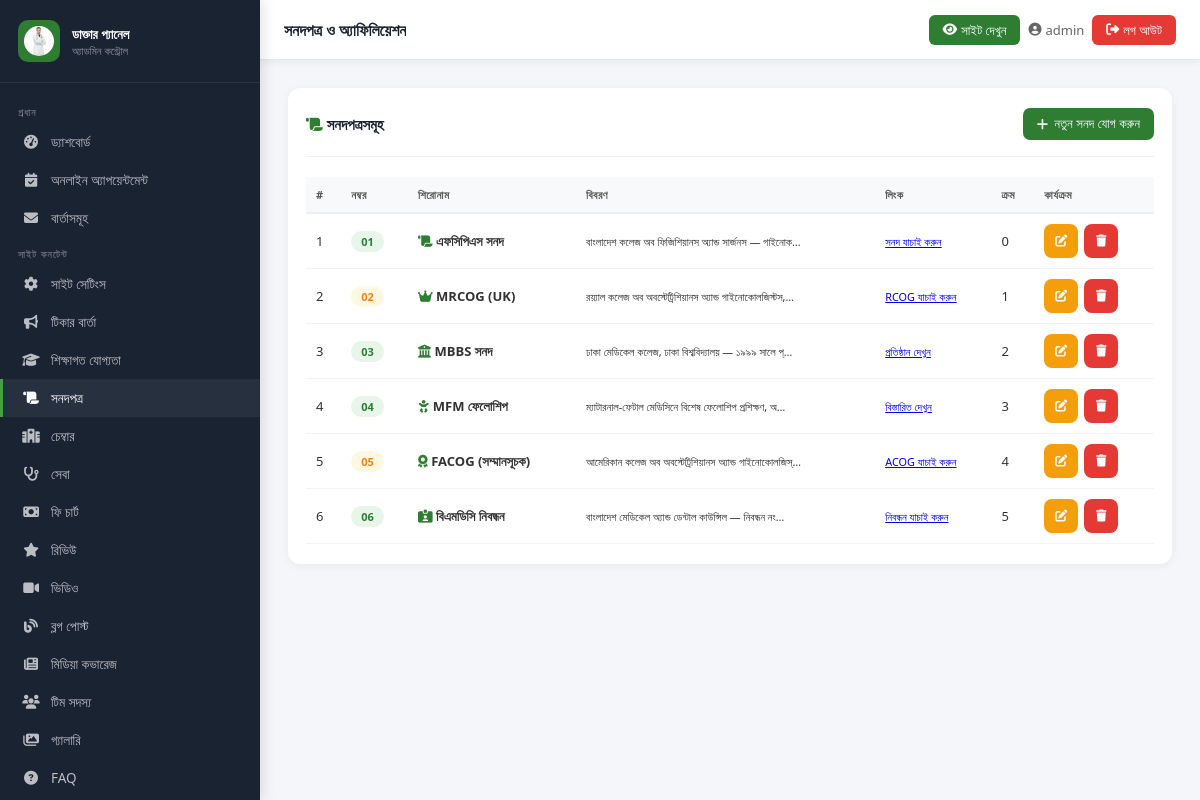
Before: /admin-panel/certificates/ (signed in) with the older database file.
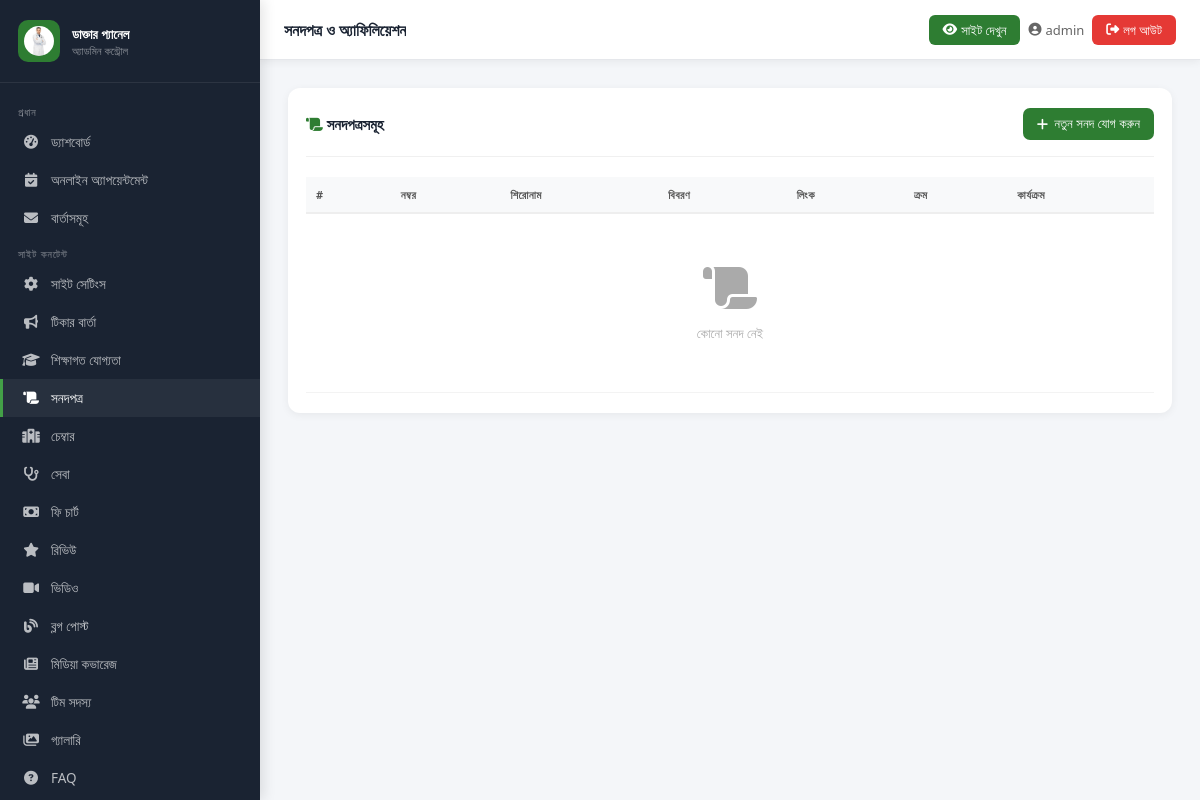
After: the same page with the newer database file.
### core/models.py (models this page shows, shortened)
class Certificate(models.Model):
    number = models.CharField(max_length=10, default='01')
    icon_class = models.CharField(max_length=100, default='fas fa-scroll')
    title = models.CharField(max_length=200)
    description = models.TextField()
    link_text = models.CharField(max_length=100, default='সনদ যাচাই করুন')
    link_url = models.URLField(blank=True)
    is_amber = models.BooleanField(default=False)
    is_active = models.BooleanField(default=True)
    order = models.IntegerField(default=0)
    class Meta:
        ordering = ['order']
        verbose_name = 'সনদপত্র'

### core/admin_views.py (the view, shortened to what this page needs)
# urls.py: path('certificates/', av.manage_certificates, name='admin_certificates'),
@login_required(login_url='/admin-panel/login/')
def manage_certificates(request):
    items = Certificate.objects.all()
    return render(request, 'admin_panel/certificates.html', {'items': items})

### core/context_processors.py (called while the page is built)
def site_settings(request):
    try:
        settings = SiteSettings.objects.first()
        if not settings:
            settings = SiteSettings()
    except Exception:
        settings = SiteSettings()
    return {'site': settings}

### core/models.py (called while the page is built)
    def get_profile_photo(self):
        if self.profile_photo:
            return self.profile_photo.url
        return self.profile_photo_url

### templates/admin_panel/certificates.html (shortened to what this page needs)
{% extends "admin_panel/base_admin.html" %}
{% block page_title %}সনদপত্র ও অ্যাফিলিয়েশন{% endblock %}
{% block nav_certificates %}active{% endblock %}
{% block content %}
<div class="card">
  <div class="card__header">
    <span class="card__title"><i class="fas fa-scroll" style="color:#2e7d32"></i> সনদপত্রসমূহ</span>
    <button class="btn btn-primary" onclick="openModal('addModal')"><i class="fas fa-plus"></i> নতুন সনদ যোগ করুন</button>
  </div>
  <div style="overflow-x:auto">
  <table class="tbl">
    <thead><tr><th>#</th><th>নম্বর</th><th>শিরোনাম</th><th>বিবরণ</th><th>লিংক</th><th>ক্রম</th><th>কার্যক্রম</th></tr></thead>
    <tbody>
      {% for item in items %}
      <tr>
        <td>{{ item.pk }}</td>
        <td><span class="badge {% if item.is_amber %}badge-warning{% else %}badge-success{% endif %}">{{ item.number }}</span></td>
        <td><i class="{{ item.icon_class }}" style="color:#2e7d32"></i> <strong>{{ item.title }}</strong></td>
        <td><small>{{ item.description|truncatechars:50 }}</small></td>
        <td><small><a href="{{ item.link_url }}" target="_blank">{{ item.link_text }}</a></small></td>
        <td>{{ item.order }}</td>
        <td>
          <div class="action-buttons">
            <button class="btn btn-warning btn-sm btn-icon" onclick="openEdit({{ item.pk }},'{{ item.number|escapejs }}','{{ item.icon_class|escapejs }}','{{ item.title|escapejs }}','{{ item.description|escapejs }}','{{ item.link_text|escapejs }}','{{ item.link_url|escapejs }}',{{ item.is_amber|yesno:'true,false' }},{{ item.order }})"><i class="fas fa-edit"></i></button>
            <form method="POST" style="display:inline" onsubmit="return confirm('মুছবেন?')"><button type="submit" class="btn btn-danger btn-sm btn-icon"><i class="fas fa-trash"></i></button></form>
          </div>
        </td>
      </tr>
      {% empty %}<tr><td colspan="7"><div class="empty-state"><i class="fas fa-scroll"></i><p>কোনো সনদ নেই</p></div></td></tr>
      {% endfor %}
    </tbody>
  </table>
  </div>
</div>
{% endblock %}

Changed rows visible on the page:
removed Certificate: pk "1", number "01", title "এফসিপিএস সনদ", description "বাংলাদেশ কলেজ অব ফিজিশিয়ানস অ্যান্ড সার্জনস — গাইনোক…", link_text "সনদ যাচাই করুন", order "0"
removed Certificate: pk "2", number "02", title "MRCOG (UK)", description "রয়্যাল কলেজ অব অবস্টেট্রিশিয়ানস অ্যান্ড গাইনোকোলজিস্টস,…", link_text "RCOG যাচাই করুন", order "1", is_amber True (drawn)
removed Certificate: pk "3", number "03", title "MBBS সনদ", description "ঢাকা মেডিকেল কলেজ, ঢাকা বিশ্ববিদ্যালয় — ১৯৯৯ সালে প্…", link_text "প্রতিষ্ঠান দেখুন", order "2"
removed Certificate: pk "4", number "04", title "MFM ফেলোশিপ", description "ম্যাটারনাল-ফেটাল মেডিসিনে বিশেষ ফেলোশিপ প্রশিক্ষণ, অ…", link_text "বিস্তারিত দেখুন", order "3"
removed Certificate: pk "5", number "05", title "FACOG (সম্মানসূচক)", description "আমেরিকান কলেজ অব অবস্টেট্রিশিয়ানস অ্যান্ড গাইনোকোলজিস্…", link_text "ACOG যাচাই করুন", order "4", is_amber True (drawn)
removed Certificate: pk "6", number "06", title "বিএমডিসি নিবন্ধন", description "বাংলাদেশ মেডিকেল অ্যান্ড ডেন্টাল কাউন্সিল — নিবন্ধন নং…", link_text "নিবন্ধন যাচাই করুন", order "5"
Other visible differences:
text now shown: "কোনো সনদ নেই"
